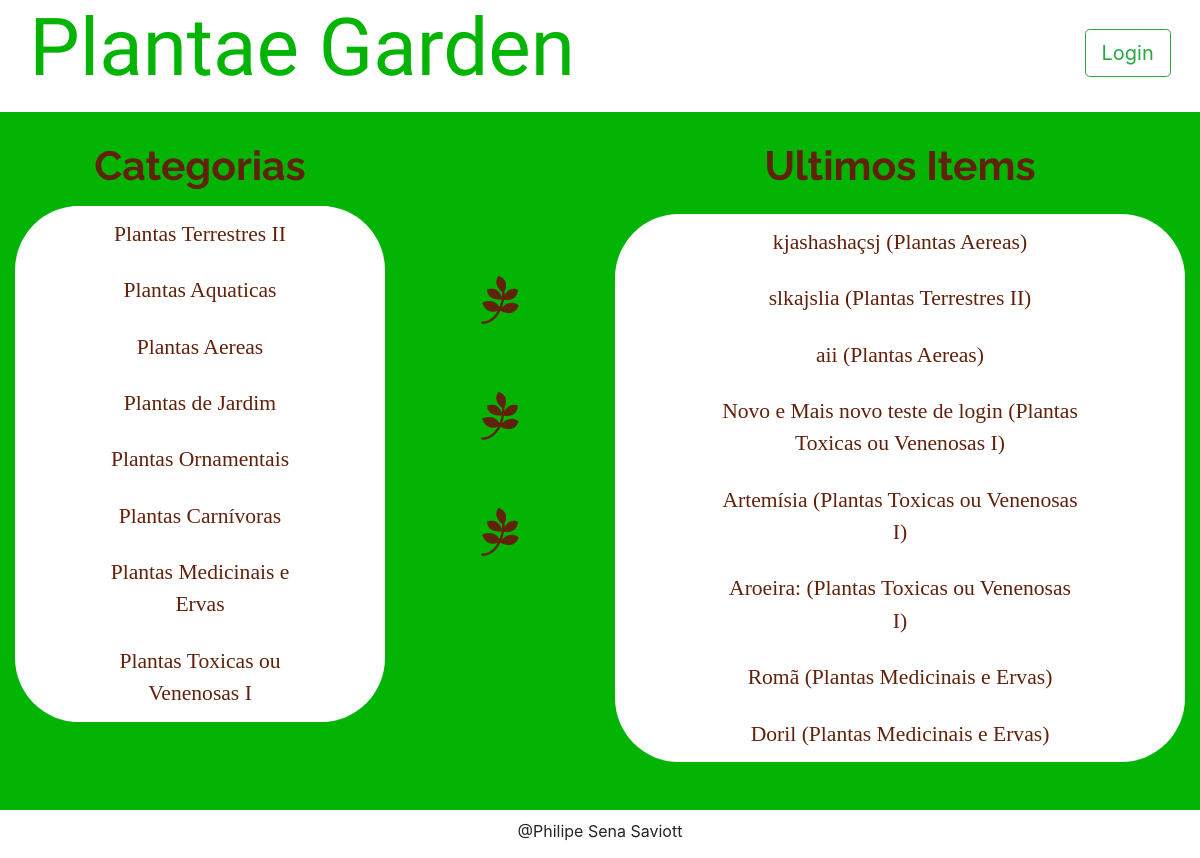
Page /category on the earlier database version.
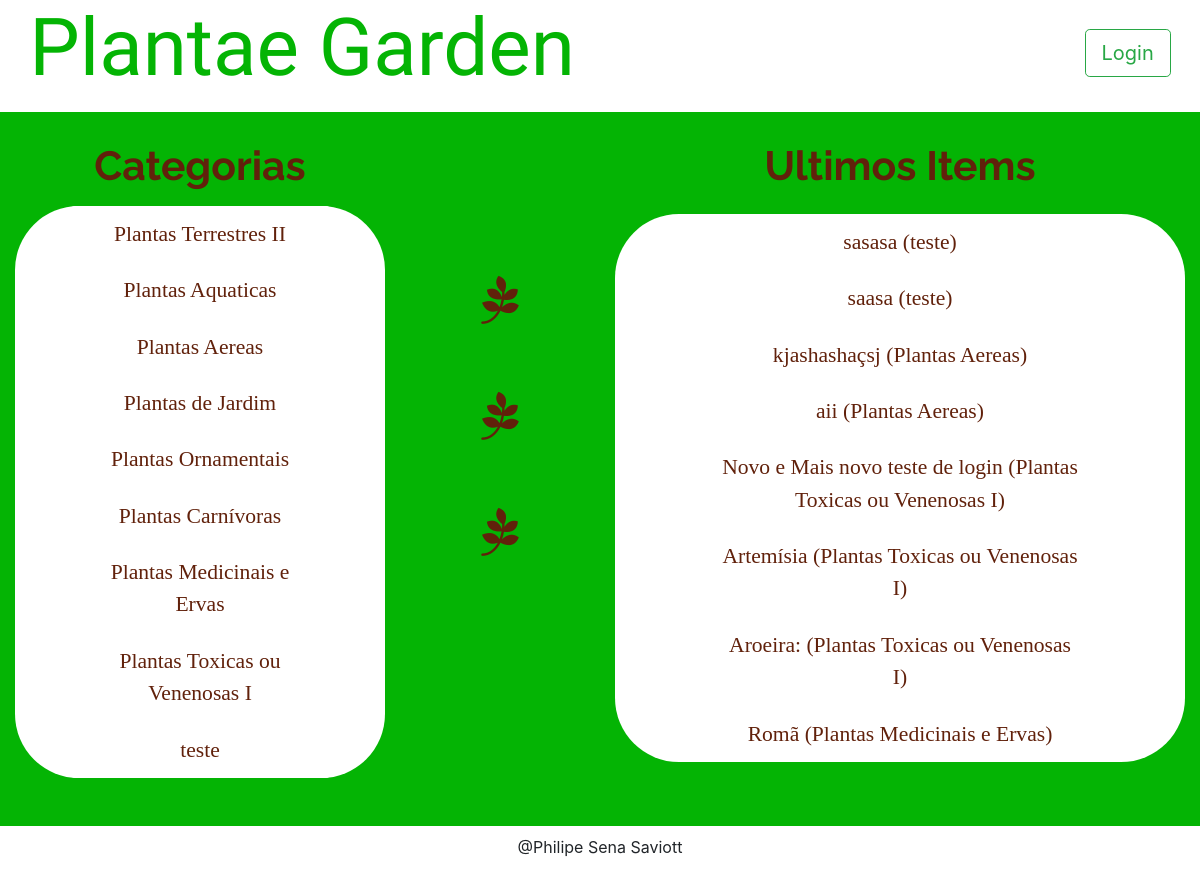
Same page on the later database version.
### models.py (models this page shows, shortened)
class Category(Base):
    __tablename__ = 'category'
    id = Column(Integer, primary_key=True)
    name = Column(String(50), nullable=False)
    user_id = Column(Integer, ForeignKey('user.id'))
    user = relationship(User)

class Item(Base):
    __tablename__ = 'item'
    id = Column(Integer, primary_key=True)
    name = Column(String(50), nullable=False)
    description = Column(String(1000), nullable=False)
    category_id = Column(Integer, ForeignKey('category.id'))
    category = relationship(Category)
    user_id = Column(Integer, ForeignKey('user.id'))
    user = relationship(User)

### application.py (the view, shortened to what this page needs)
@app.route('/')
@app.route('/category')
def catalogFunction():
    category = session.query(Category)
    items = session.query(Item).filter_by(
        category_id=Item.category_id).order_by(Item.id.desc()).limit(8).all()
    if 'username' not in login_session:
        if category.count() == 0:
            flash("You have no categories yet!")
            return render_template(
                'publicCatalog.html', plantas=category, itemName=items)
        else:
            return render_template(
                'publicCatalog.html', plantas=category, itemName=items)

### templates/publicCatalog.html (shortened to what this page needs)
{% extends "main.html" %}
{% block content %}
{% include "header.html" %}
    <section class="row main-body">
      <div id="item-description" class="col-md-4">
        <h2 class="cat-title">Categorias</h2>
        <div class="cat-all-list">
          {% for i in plantas %}
            <div class="list-group cat-list">
              <a href="{{ url_for('categoryFunction', category_id=i.id)}}" class="list-group-item">{{ i.name }}</a>
            </div>
          {% endfor %}
        </div>
      </div>
      <ul class="col-md-2 tree-list">
        <li><i class="fa fa-pagelines"></i></li>
        <li><i class="fa fa-pagelines"></i></li>
        <li><i class="fa fa-pagelines"></i></li>
      </ul>
      <div id="item-description" class="col-md-6">
        <h2 class="cat-title">Ultimos Items</h2>
        <div class="cat-all-list">
          {% for i in itemName %}
            <div class="list-group cat-list">
              <a href="{{ url_for('itemFunction', category_id=i.category.id, item_id=i.id)}}" class="list-group-item">{{ i.name }} ({{ i.category.name }})</a>
            </div>
          {% endfor %}
        </div>
      </div>
    </section>
{% endblock %}

### templates/main.html (shortened to what this page needs)
<!DOCTYPE html>
<html lang="pt-br">
  <head>
    <link href="//maxcdn.bootstrapcdn.com/font-awesome/4.7.0/css/font-awesome.min.css" rel="stylesheet">
    <link rel="stylesheet" href="https://stackpath.bootstrapcdn.com/bootstrap/4.3.1/css/bootstrap.min.css">
    <link href="https://fonts.googleapis.com/css?family=Raleway&display=swap" rel="stylesheet">     <link rel="stylesheet" href="{{ url_for('static', filename='styles.css') }}" />
  </head>
  <body>
    <div class="container-fluid wrapper">
      {% block content %}
      {% endblock %}
      {% include "footer.html" %}
    </div>
  </body>
</html>

### templates/header.html
<header id="top-header" class="row">
  <div class="col-md-6">
    <a href="{{url_for('catalogFunction')}}">
      <h1 class="appName">Plantae Garden</h1>
    </a>
  </div>
  <div class="col-md-6 text-right">
    {%if 'username' not in session %}
      <a href="{{url_for('showLogin')}}"><button type="button"  id="log-in-out-button" class="btn btn-outline-success btn-lg">Login</button></a>
    {% else %}
      <a href="{{url_for('disconnect')}}"><button type="button"  id="log-in-out-button" class="btn btn-outline-danger btn-lg">Logout</button></a>
    {% endif %}
  </div>
</header>

### templates/footer.html
<footer class="row main-footer">
  <div class="col-md-12 name-footer">
    @Philipe Sena Saviott
  </div>
</footer>

### static/styles.css (style rules this page uses)
a:hover, a:visited, a:link, a:active { text-decoration: none; }
#top-header { height: 7em; }
#log-in-out-button { float: right; margin: 5% 2.5% 0 0; }
.list-group-item { color: #61210B; border: 0px; font-family: 'Crimson Text', serif; font-size: 135%; text-align: center; }
#item-description { margin: 2.5% 0 4% 0; }
.appName { font-family: 'Amatic SC', cursive; font-size: 500%; color: #04B404; margin:0 0 0 2.5%; }
.main-body { background-color: #04B404; }
.main-footer { height: 3em; }
.name-footer { text-align: center; margin: 0.75% 0 0 0; }
.cat-list { border: 10px; border-radius: 20em; margin-left: 15%; width: 70% }
.cat-all-list { background-color: white; border-radius: 4em; }
.cat-title { text-align:center; margin-bottom: 4%; font-family: 'Raleway', sans-serif; font-size: 255%; color: #61210B; font-weight: bold; }
.tree-list { margin: 8% 0 0 0; list-style: none; color: #61210B; text-align: center; }
.tree-list .fa-pagelines { margin: 40% 0 0 0; font-size: 300%; }

Differences in the rows shown:
removed Item: name "slkajslia", category.name "Plantas Terrestres II"
no longer on this page (row unchanged): Item: name "Doril", category.name "Plantas Medicinais e Ervas"
added Category: name "teste"
added Item: name "sasasa", category.name "teste"
added Item: name "saasa", category.name "teste"
